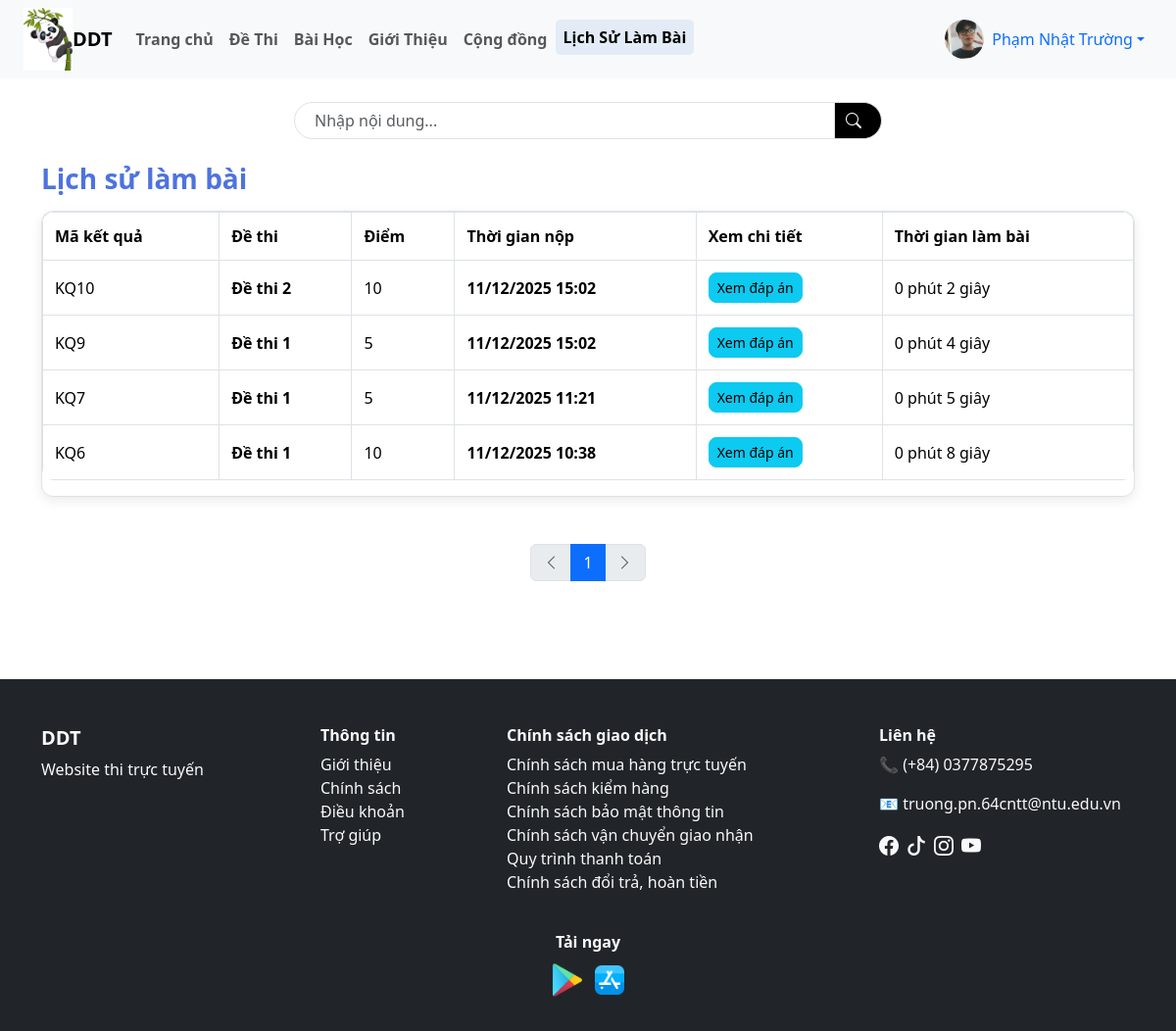
Page /user/lich_su_lam_bai.php (signed in) on the earlier database version.
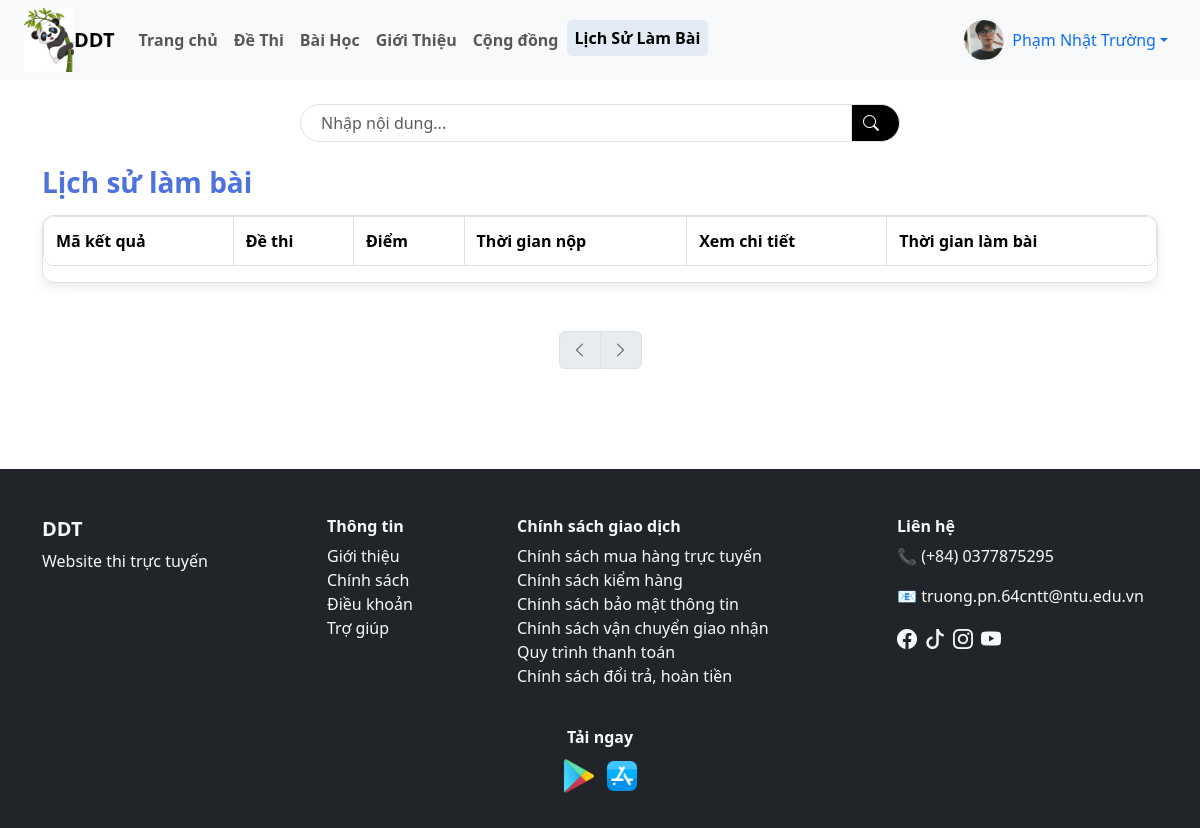
Same page on the later database version.
### tables this page shows
CREATE TABLE `ket_qua_thi` (
  `id` varchar(10) NOT NULL,
  `id_nguoi_dung` varchar(10) NOT NULL,
  `id_de_thi` varchar(10) NOT NULL,
  `diem_so` float DEFAULT NULL,
  `thoi_gian_nop` datetime DEFAULT current_timestamp(),
  `thoi_gian_bat_dau` datetime NOT NULL DEFAULT current_timestamp()
);

CREATE TABLE `de_thi` (
  `id` varchar(10) NOT NULL,
  `id_danh_muc` int(11) DEFAULT NULL,
  `ten_de_thi` varchar(255) NOT NULL,
  `mo_ta` text DEFAULT NULL,
  `thoi_gian` int(11) DEFAULT NULL,
  `id_bai_hoc` varchar(10) DEFAULT NULL,
  `thang_diem` int(11) DEFAULT 10,
  `ngay_tao` datetime DEFAULT current_timestamp(),
  `trang_thai` tinyint(1) NOT NULL DEFAULT 0
);

### user/lich_su_lam_bai.php (the view, shortened to what this page needs)
<?php
include("./header.php");
$id_user = $_SESSION['user_id'];
$limit = 10;
$page = isset($_GET['page']) ? (int)$_GET['page'] : 1;
$start = ($page - 1) * $limit;
$search = isset($_GET['search']) ? mysqli_real_escape_string($dbc, $_GET['search']) : '';
$sql = "
    SELECT
        kq.id,
        kq.diem_so,
        kq.thoi_gian_nop,
        kq.thoi_gian_bat_dau,
        dt.ten_de_thi
    FROM ket_qua_thi kq
    JOIN de_thi dt ON kq.id_de_thi = dt.id
    WHERE kq.id_nguoi_dung = '$id_user'
    AND (
        dt.ten_de_thi LIKE '%$search%' OR
        kq.id LIKE '%$search%' OR
        kq.diem_so LIKE '%$search%' OR
        kq.thoi_gian_nop LIKE '%$search%'
    )
    ORDER BY kq.thoi_gian_nop DESC
    LIMIT $start, $limit
";
$result = mysqli_query($dbc, $sql);
$sql_count = "
    SELECT COUNT(*) AS total
    FROM ket_qua_thi kq
    JOIN de_thi dt ON kq.id_de_thi = dt.id
    WHERE kq.id_nguoi_dung = '$id_user'
    AND (
        dt.ten_de_thi LIKE '%$search%' OR
        kq.id LIKE '%$search%' OR
        kq.diem_so LIKE '%$search%' OR
        kq.thoi_gian_nop LIKE '%$search%'
    )
";
$rs_count = mysqli_query($dbc, $sql_count);
$total = mysqli_fetch_assoc($rs_count)['total'];
$total_pages = ceil($total / $limit);
?>
<div class="container my-4">
    <form method="GET">
        <div class="d-flex justify-content-center my-4">
            <div class="input-group search-box" style="max-width: 600px;">
                <input type="text" name="search" class="form-control" placeholder="Nhập nội dung..."
                    value="<?= isset($_GET['search']) ? $_GET['search'] : '' ?>">
                <button class="input-group-text bg-black text-white border-start-0" type="submit">
                    <i class="bi bi-search me-2"></i>
                </button>
            </div>
        </div>
    </form>
    <h3 class="table-title">Lịch sử làm bài</h3>
    <div class="table-wrapper mt-3 mb-5">
        <table class="table table-bordered table-custom">
            <thead>
                <tr>
                    <th>Mã kết quả</th>
                    <th>Đề thi</th>
                    <th>Điểm</th>
                    <th>Thời gian nộp</th>
                    <th>Xem chi tiết</th>
                    <th>Thời gian làm bài</th>
                </tr>
            </thead>
            <tbody>
                <?php while ($row = mysqli_fetch_assoc($result)) {
                    $thoi_gian_lam = "Chưa xác định";
                    if (!empty($row['thoi_gian_bat_dau']) && !empty($row['thoi_gian_nop'])) {
                        $bat_dau = strtotime($row['thoi_gian_bat_dau']);
                        $nop = strtotime($row['thoi_gian_nop']);
                        $diff = $nop - $bat_dau;
                        $phut = floor($diff / 60);
                        $giay = $diff % 60;
                        $thoi_gian_lam = $phut . " phút " . $giay . " giây";
                    }
                ?>
                <tr>
                    <td><?= $row['id'] ?></td>
                    <td><strong><?= $row['ten_de_thi'] ?></strong></td>
                    <td>
                        <?= $row['diem_so'] ?>
                    </td>
                    <td>
                        <p class="fw-semibold mb-0"> <?= date("d/m/Y H:i", strtotime($row["thoi_gian_nop"])) ?> </p>
                    </td>
                    <td>
                        <a href="xem_dap_an.php?id_kq=<?= $row['id'] ?>" class="btn btn-info btn-sm">
                            Xem đáp án
                        </a>
                    </td>
                    <td><?= $thoi_gian_lam ?></td>
                </tr>
                <?php } ?>
            </tbody>
        </table>
    </div>
    <nav>
        <ul class="pagination justify-content-center">
            <li class="page-item <?= ($page <= 1) ? 'disabled' : '' ?>">
                <a class="page-link" href="?page=<?= $page - 1 ?>&search=<?= $search ?>"><i
                        class="bi bi-chevron-left"></i></a>
            </li>
            <?php for ($i = 1; $i <= $total_pages; $i++): ?>
            <li class="page-item <?= ($i == $page) ? 'active' : '' ?>">
                <a class="page-link" href="?page=<?= $i ?>&search=<?= $search ?>"><?= $i ?></a>
            </li>
            <?php endfor; ?>
            <li class="page-item <?= ($page >= $total_pages) ? 'disabled' : '' ?>">
                <a class="page-link" href="?page=<?= $page + 1 ?>&search=<?= $search ?>"><i
                        class="bi bi-chevron-right"></i></a>
            </li>
        </ul>
    </nav>
</div>
<?php include("./footer.php"); ?>

Differences in the rows shown:
removed ket_qua_thi: id "KQ10", id_de_thi.ten_de_thi "Đề thi 2", diem_so "10", thoi_gian_nop "11/12/2025 15:02", thoi_gian_lam "0 phút 2 giây"
removed ket_qua_thi: id "KQ9", id_de_thi.ten_de_thi "Đề thi 1", diem_so "5", thoi_gian_nop "11/12/2025 15:02", thoi_gian_lam "0 phút 4 giây"
removed ket_qua_thi: id "KQ7", id_de_thi.ten_de_thi "Đề thi 1", diem_so "5", thoi_gian_nop "11/12/2025 11:21", thoi_gian_lam "0 phút 5 giây"
removed ket_qua_thi: id "KQ6", id_de_thi.ten_de_thi "Đề thi 1", diem_so "10", thoi_gian_nop "11/12/2025 10:38", thoi_gian_lam "0 phút 8 giây"
Other differences:
list line gone: "1"
